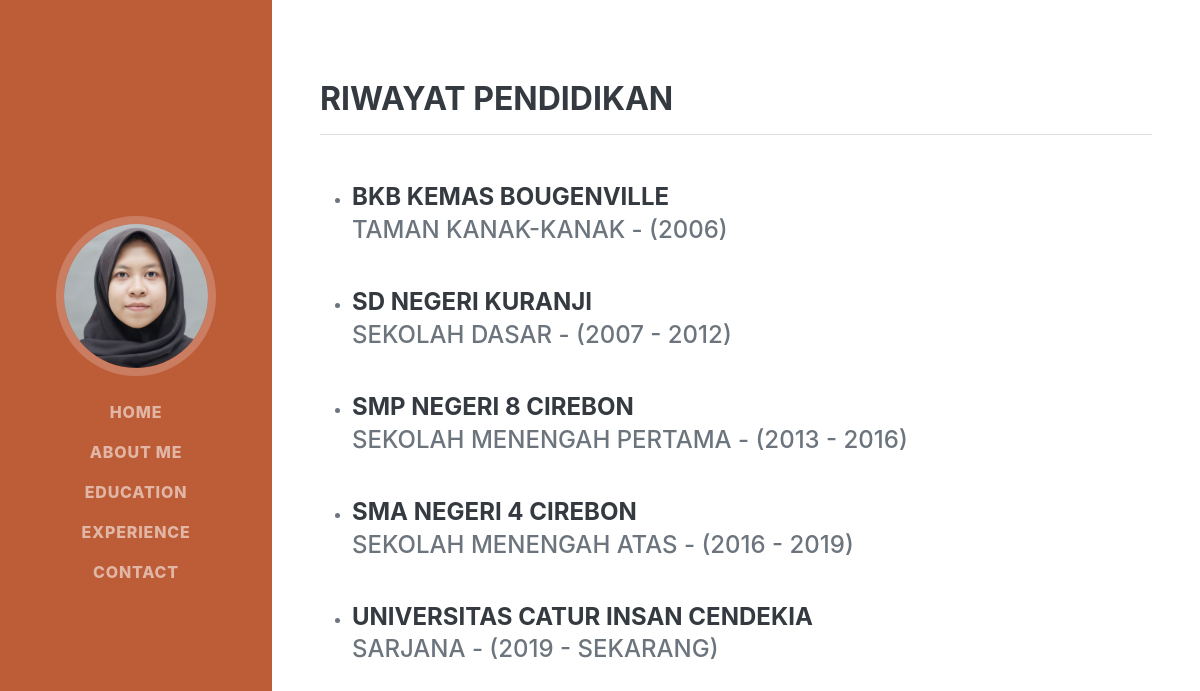
Screenshot of /index.php/user/education with the database file from the repository.
### tables this page shows
CREATE TABLE `pendidikan` (
  `pendidikan_id` int(11) NOT NULL,
  `tingkat` varchar(50) NOT NULL,
  `nama_tempat` varchar(100) NOT NULL,
  `tahun` varchar(20) NOT NULL
);

### application/controllers/user.php (called while the page is built, shortened)
<?php
class User extends CI_Controller
{
    public function __construct()
    {
        $this->load->model('ProfileModel');
        $this->load->model('PendidikanModel');
        $this->load->model('PengalamanModel');
        $this->load->model('KontakModel');
    }
    function education()
	{
		$data['title'] = "Riwayat Pendidikan";
		$data['pendidikan_list'] = $this->PendidikanModel->pendidikan_get_list();
        $this->load->view('templates/user/header', $data);
		$this->load->view('user/education', $data, FALSE);
        $this->load->view('templates/user/footer');
	}
}

### index.php (called while the page is built, shortened)
<?php
require_once BASEPATH.'core/CodeIgniter.php';

### application/models/PendidikanModel.php (called while the page is built, shortened)
<?php
class PendidikanModel extends CI_Model
{
    function pendidikan_get_list($where = null)
	{
		$q = $this->db->get('pendidikan');
		return $result = $q->num_rows() > 0 ? $q->result_array() : array();
	}
}

### application/views/user/education.php (the view, shortened to what this page needs)
<div class="container-fluid p-0">
             <section class="resume-section" id="education">
                <div class="resume-section-content">
                    <h3>Riwayat Pendidikan</h3>
                    <hr></hr>
                    <ul>
                    <?php foreach ($pendidikan_list as $list): ?>
                    <li>
                        <div class="d-flex" data-id="<?= $list['pendidikan_id'] ?>">
                        <div class="d-flex flex-column flex-md-row justify-content-between mb-4">
                            <div class="flex-grow-1">
                                <h4 class="mb-0"><?= $list['nama_tempat'] ?></h4>
                                <div class="subheading mb-3"><?= $list['tingkat'] ?> - (<?= $list['tahun'] ?>)</div>
                            </div>
                        </div>
                        </div>
                    </li>
                    <?php endforeach ?>
                    </ul>
                </div>
            </section>

### application/views/templates/user/header.php (shortened to what this page needs)
<!DOCTYPE html>
<html lang="en">
    <head>
        <link href="<?= base_url('assets/user/') ?>css/styles.css" rel="stylesheet" />
    </head>
    <body id="page-top">
        <nav class="navbar navbar-expand-lg navbar-dark bg-primary fixed-top" id="sideNav">
            <a class="navbar-brand">
                <span class="d-none d-lg-block"><img class="img-fluid img-profile rounded-circle mx-auto mb-2" src="<?= base_url(); ?>assets/user/img/aul.jpg"></span>
            </a>
            <div class="collapse navbar-collapse" id="navbarResponsive">
                <ul class="navbar-nav">
                    <li class="nav-item"><a class="nav-link" href="<?= base_url();?>user/index">Home</a></li>
                    <li class="nav-item"><a class="nav-link" href="<?= base_url();?>user/about">About Me</a></li>
                    <li class="nav-item"><a class="nav-link" href="<?= base_url();?>user/education">Education</a></li>
                    <li class="nav-item"><a class="nav-link" href="<?= base_url();?>user/experience">Experience</a></li>
                    <li class="nav-item"><a class="nav-link" href="<?= base_url();?>user/contact">Contact</a></li>
                </ul>
            </div>
        </nav>

### application/views/templates/user/footer.php (shortened to what this page needs)
		</div>
    </body>
</html>

### rows the page displays
pendidikan: nama_tempat "BKB KEMAS BOUGENVILLE", tingkat "TAMAN KANAK-KANAK", tahun "2006"
pendidikan: nama_tempat "SD NEGERI KURANJI", tingkat "SEKOLAH DASAR", tahun "2007 - 2012"
pendidikan: nama_tempat "SMP NEGERI 8 CIREBON", tingkat "SEKOLAH MENENGAH PERTAMA", tahun "2013 - 2016"
pendidikan: nama_tempat "SMA NEGERI 4 CIREBON", tingkat "SEKOLAH MENENGAH ATAS", tahun "2016 - 2019"
pendidikan: nama_tempat "UNIVERSITAS CATUR INSAN CENDEKIA", tingkat "SARJANA", tahun "2019 - SEKARANG"
